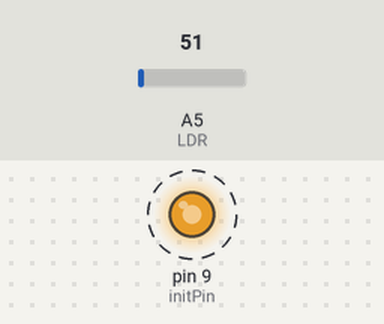
The sketch below on a simulated Arduino Uno, built with avr-gcc and run on an emulated ATmega328P. Shown: output pins drawn as LEDs (lit = HIGH). Dashed ring = blinking. The inputs (shaded band) are chosen by the test bench; at power-on: A5 (LDR) = 51. What the sketch prints to the serial monitor is not drawn.

Above: at 1.13 s.
1.3 s: A5 (LDR) set to 69
4.3 s: A5 (LDR) set to 82
Timing chart, 0 to 13.3 s (numbered marks = the images above; inputs shaded):
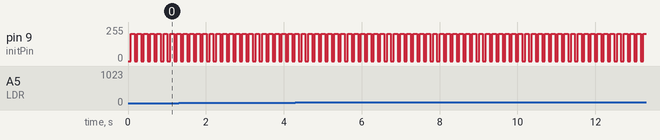

Measured:
- by itself, pin 9 (initPin): alternates 204/255 for 0.10 s and 0/255 for 0.07 s

The sketch:

LogicaFuzzy.ino
```cpp
#include <FuzzyRule.h>
#include <FuzzyComposition.h>
#include <Fuzzy.h>
#include <FuzzyRuleConsequent.h>
#include <FuzzyOutput.h>
#include <FuzzyInput.h>
#include <FuzzyIO.h>
#include <FuzzySet.h>
#include <FuzzyRuleAntecedent.h>


int iluminacao_saida = 0;
int numOfReadings = 10;
int readings[10];
int LDR = 5;// Sensor de iluminacao

int initPin = 9;


unsigned long pulseTime = 0;

// Instanciando um objeto da biblioteca
Fuzzy* fuzzy = new Fuzzy();

void setup(){
  Serial.begin(9600);

  // set init pin as output
  pinMode(initPin, OUTPUT);
  // set sensor lm35 como entrada


  // create array loop to iterate over every item in the array
  for (int thisReading = 0; thisReading < numOfReadings; thisReading++) {
    readings[thisReading] = 0;
  }

  // Criando o FuzzyInput iluminacao

  FuzzyInput* iluminacao = new FuzzyInput(1);

  // Criando os FuzzySet que compoem o FuzzyInput iluminacao

  FuzzySet* escuro = new FuzzySet(0, 40, 40, 65); // iluminacao escuro 15° 35°
  iluminacao->addFuzzySet(escuro); // Adicionando o FuzzySet escuro em iluminacao

  FuzzySet* normal = new FuzzySet(30, 50, 50, 70); // iluminacao normal
  iluminacao->addFuzzySet(normal); // Adicionando o FuzzySet normal em iluminacao

  FuzzySet* Iluminado = new FuzzySet(60, 80, 80, 100); // iluminacao muito normal
  iluminacao->addFuzzySet(Iluminado); // Adicionando o FuzzySet Iluminado em iluminacao

  fuzzy->addFuzzyInput(iluminacao); // Adicionando o FuzzyInput no objeto Fuzzy


  // Criando o FuzzyOutput Brilho da LED

  FuzzyOutput* brilho = new FuzzyOutput(1);

    // Criando os FuzzySet que compoem o FuzzyOutput Brilho do LED

    FuzzySet* baixo = new FuzzySet(0, 80, 80, 130); // Brilho do LED baixo
    brilho->addFuzzySet(baixo); // Adicionando o FuzzySet baixo em brilho

    FuzzySet* medio = new FuzzySet(70, 150, 150, 200); // Brilho do LED normal
    brilho->addFuzzySet(medio); // Adicionando o FuzzySet medio em brilho

    FuzzySet* elevado = new FuzzySet(150, 190, 255, 255); // Brilho do LED elevado
    brilho->addFuzzySet(elevado); // Adicionando o FuzzySet elevado em brilho

    fuzzy->addFuzzyOutput(brilho); // Adicionando o FuzzyOutput no objeto Fuzzy

  //-------------------- Montando as regras Fuzzy

  // FuzzyRule "SE iluminacao = escuro ENTAO Brilho do LED = Elevado"

  FuzzyRuleAntecedent* ifiluminacaoescuro = new FuzzyRuleAntecedent(); // Instanciando um Antecedente para a expresso
  ifiluminacaoescuro->joinSingle(escuro); // Adicionando o FuzzySet correspondente ao objeto Antecedente


    FuzzyRuleConsequent* thenbrilhoelevado = new FuzzyRuleConsequent(); // Instancinado um Consenormal para a expressao
  thenbrilhoelevado->addOutput(elevado);// Adicionando o FuzzySet correspondente ao objeto Consenormal


  // Instanciando um objeto FuzzyRule
  FuzzyRule* fuzzyRule01 = new FuzzyRule(1, ifiluminacaoescuro, thenbrilhoelevado); // Passando o Antecedente e o Consenormal da expressao
  fuzzy->addFuzzyRule(fuzzyRule01); // Adicionando o FuzzyRule ao objeto Fuzzy

  // FuzzyRule "SE iluminacao = normal ENTAO Brilho do LED = medio"
  FuzzyRuleAntecedent* ifiluminacaonormal = new FuzzyRuleAntecedent(); // Instanciando um Antecedente para a expresso
  ifiluminacaonormal->joinSingle(normal); // Adicionando o FuzzySet correspondente ao objeto Antecedente

  FuzzyRuleConsequent* thenbrilhomedio = new FuzzyRuleConsequent(); // Instancinado um Consenormal para a expressao
  thenbrilhomedio->addOutput(medio);// Adicionando o FuzzySet correspondente ao objeto Consenormal

  // Instanciando um objeto FuzzyRule
  FuzzyRule* fuzzyRule02 = new FuzzyRule(2, ifiluminacaonormal, thenbrilhomedio); // Passando o Antecedente e o Consenormal da expressao
  fuzzy->addFuzzyRule(fuzzyRule02); // Adicionando o FuzzyRule ao objeto Fuzzy

  // FuzzyRule "SE iluminacao = Iluminado ENTAO Brilho do LED = baixo"

  FuzzyRuleAntecedent* ifiluminacaoIluminado = new FuzzyRuleAntecedent(); // Instanciando um Antecedente para a expresso
  ifiluminacaoIluminado->joinSingle(Iluminado); // Adicionando o FuzzySet correspondente ao objeto Antecedente


   FuzzyRuleConsequent* thenbrilhobaixo = new FuzzyRuleConsequent(); // Instancinado um Consenormal para a expressao
  thenbrilhobaixo->addOutput(baixo);// Adicionando o FuzzySet correspondente ao objeto Consenormal

  // Instanciando um objeto FuzzyRule

  FuzzyRule* fuzzyRule03 = new FuzzyRule(3, ifiluminacaoIluminado, thenbrilhobaixo); // Passando o Antecedente e o Consenormal da expressao
  fuzzy->addFuzzyRule(fuzzyRule03); // Adicionando o FuzzyRule ao objeto Fuzzy
}

void loop(){
  // send 10 microsecond pulse
  digitalWrite(initPin, HIGH);
  // wait 10 microseconds before turning off
  delayMicroseconds(10);
  // stop sending the pulse
  digitalWrite(initPin, LOW);


  float iluminacao_medida = (analogRead(LDR))*0.09765;

  fuzzy->setInput(1,iluminacao_medida  );

  fuzzy->fuzzify();

  int output = fuzzy->defuzzify(1);
   analogWrite(initPin,output);

  Serial.print(" iluminacao: ");
  Serial.print(iluminacao_medida);
  Serial.print(" Brilho do LED: ");
  Serial.println(output*0.39215);
  Serial.print(" % ");
  // wait 100 milli seconds before looping again
  delay(100);
}
```
